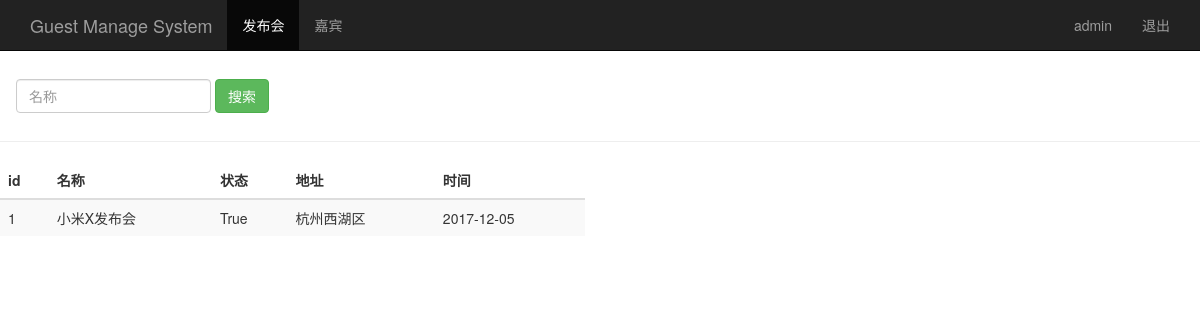
The app's page /event_manage/ (signed in), older data.
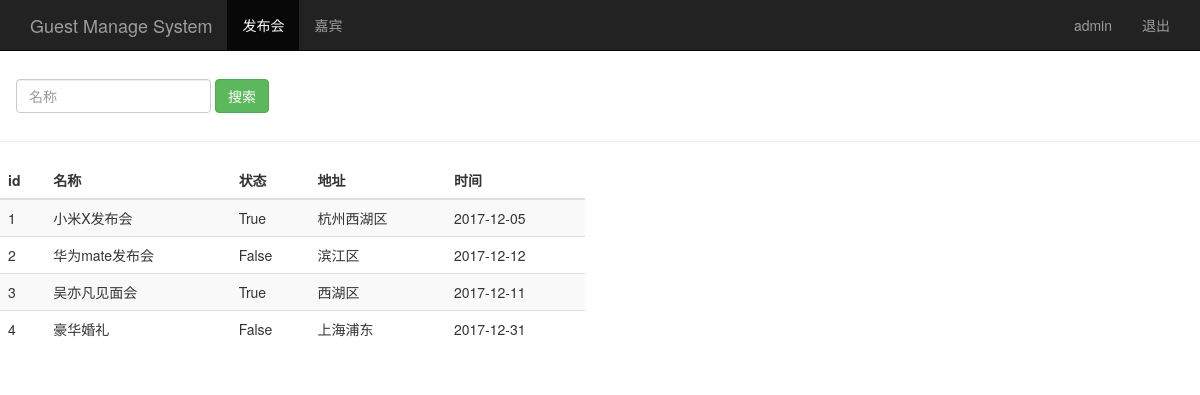
The same page, newer data.
### sign/models.py (models this page shows, shortened)
class Event(models.Model):
    name = models.CharField(max_length=100)  # 发布会标题
    limit = models.IntegerField()  # 参加人数
    status = models.BooleanField()  # 状态
    address = models.CharField(max_length=200)  # 地址
    start_time = models.DateField('events time')  # 发布会时间
    create_time = models.DateField(auto_now=True)  # 创建时间，自动获取

### sign/views.py (the view)
# urls.py: url(r'^event_manage/$', views.event_manage),
@login_required
def event_manage(request):
    event_list = Event.objects.all()
    username = request.session.get('user', '')  # 读取浏览器session
    return render(request, "event_manage.html", {"user": username, "events": event_list})

### templates/event_manage.html (shortened to what this page needs)
<!DOCTYPE html>
<html lang="en">
<head>
    {% load bootstrap3 %}
    {% bootstrap_css %}
</head>
<body role="document">
<nav class="navbar navbar-inverse navbar-fixed-top">
    <div class="container">
        <div class="navbar-header">
            <a class="navbar-brand" href="/event_manage/">Guest Manage System</a>
        </div>
        <div id="navbar" class="collapse navbar-collapse">
            <ul class="nav navbar-nav">
                <li class="active"><a href="#">发布会</a></li>
                <li><a href="/guest_manage/">嘉宾</a></li>
            </ul>
            <ul class="nav navbar-nav navbar-right">
                <li><a href="#">{{ user }}</a></li>
                <li><a href="/logout/">退出</a></li>
            </ul>
        </div>
    </div>
</nav>
<div class="page-header" style="padding-top: 30px">
    <div class="navbar" class="navbar-collapse collapse" style="margin-bottom: 10px;">
        <form class="navbar-form" method="get" action="/search_name/">
            <div class="form-group">
                <input name="name" type="text" placeholder="名称" class="form-control">
            </div>
            <button type="submit" class="btn btn-success">搜索</button>
        </form>
    </div>
</div>
<div class="row" >
    <div class="col-md-6">
        <table class="table table-striped">
            <thead>
            <tr>
                <th>id</th>
                <th>名称</th>
                <th>状态</th>
                <th>地址</th>
                <th>时间</th>
            </tr>
            </thead>
            <tbody>
            {% for event in events %}
                <tr>
                    <td>{{ event.id }}</td>
                    <td>{{ event.name }}</td>
                    <td>{{ event.status }}</td>
                    <td>{{ event.address }}</td>
                    <td>{{ event.start_time|date:"Y-m-d" }}</td>
                </tr>
            {% endfor %}
            </tbody>
        </table>
    </div>
</div>
</body>
</html>

Row changes from the older to the newer data that the page shows:
added Event: id "2", name "华为mate发布会", status "False", address "滨江区", start_time "2017-12-12"
added Event: id "3", name "吴亦凡见面会", status "True", address "西湖区", start_time "2017-12-11"
added Event: id "4", name "豪华婚礼", status "False", address "上海浦东", start_time "2017-12-31"
